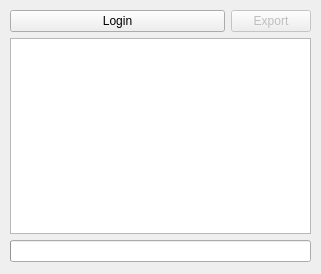
<?xml version="1.0" encoding="UTF-8"?>
<ui version="4.0">
 <class>MainWindow</class>
 <widget class="QMainWindow" name="MainWindow">
  <property name="geometry">
   <rect>
    <x>0</x>
    <y>0</y>
    <width>321</width>
    <height>274</height>
   </rect>
  </property>
  <property name="sizePolicy">
   <sizepolicy hsizetype="Fixed" vsizetype="Fixed">
    <horstretch>0</horstretch>
    <verstretch>0</verstretch>
   </sizepolicy>
  </property>
  <property name="windowTitle">
   <string>VkHistory</string>
  </property>
  <widget class="QWidget" name="centralwidget">
   <widget class="QWidget" name="">
    <property name="geometry">
     <rect>
      <x>10</x>
      <y>10</y>
      <width>301</width>
      <height>252</height>
     </rect>
    </property>
    <layout class="QVBoxLayout" name="verticalLayout">
     <item>
      <layout class="QGridLayout" name="gridLayout">
       <item row="0" column="0">
        <widget class="QPushButton" name="authButton">
         <property name="sizePolicy">
          <sizepolicy hsizetype="Minimum" vsizetype="Fixed">
           <horstretch>13</horstretch>
           <verstretch>0</verstretch>
          </sizepolicy>
         </property>
         <property name="text">
          <string>Login</string>
         </property>
        </widget>
       </item>
       <item row="0" column="1">
        <widget class="QPushButton" name="exportHistoryButton">
         <property name="enabled">
          <bool>false</bool>
         </property>
         <property name="sizePolicy">
          <sizepolicy hsizetype="Maximum" vsizetype="Fixed">
           <horstretch>0</horstretch>
           <verstretch>0</verstretch>
          </sizepolicy>
         </property>
         <property name="text">
          <string>Export</string>
         </property>
        </widget>
       </item>
      </layout>
     </item>
     <item>
      <widget class="QListWidget" name="friendList">
       <property name="selectionMode">
        <enum>QAbstractItemView::MultiSelection</enum>
       </property>
      </widget>
     </item>
     <item>
      <widget class="QProgressBar" name="progressBar">
       <property name="value">
        <number>0</number>
       </property>
       <property name="textVisible">
        <bool>false</bool>
       </property>
      </widget>
     </item>
    </layout>
   </widget>
  </widget>
 </widget>
 <resources/>
 <connections/>
</ui>
